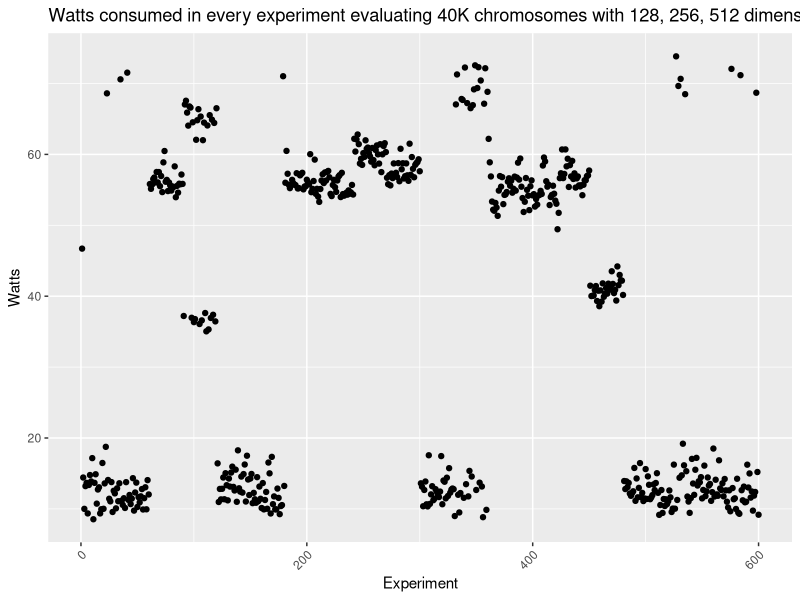
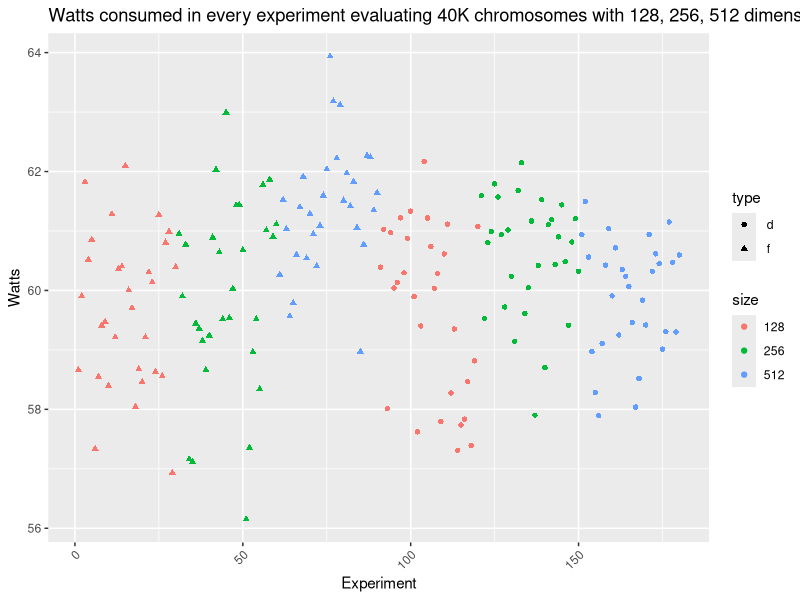

R code for these plots, in order:
bbob.fixed <- read.csv("data/evostar25-bbob-fixed-12-Nov-08-20-03.csv")

bbob.fixed$watts <- bbob.fixed$PKG / bbob.fixed$seconds

library(ggplot2)

# plot bbob.fixed$watts by row order
ggplot(bbob.fixed, aes(x=seq_along(watts), y=watts)) +
  geom_point() +
  labs(title="Watts consumed in every experiment evaluating 40K chromosomes with 128, 256, 512 dimensions, using float or double for every one of them. Please note the $y$ axes have different scales", y="Watts", x="Experiment") +
  theme(axis.text.x = element_text(angle = 45, hjust = 1))

bbob.variable <- read.csv("data/variable-evostar25-bbob-10-Nov-19-10-32.csv")
bbob.variable$watts <- bbob.variable$PKG / bbob.variable$seconds
# plot bbob.variable$watts by row order
bbob.variable$size <- as.factor(bbob.variable$size)
ggplot(bbob.variable[bbob.variable$work == "katsuura",], aes(x=seq_along(watts), y=watts, shape=type,color=size)) +
  geom_point() +
  labs(title="Watts consumed in every experiment evaluating 40K chromosomes with 128, 256, 512 dimensions, using float or double for every one of them. Please note the $y$ axes have different scales", y="Watts", x="Experiment") +
  theme(axis.text.x = element_text(angle = 45, hjust = 1))
